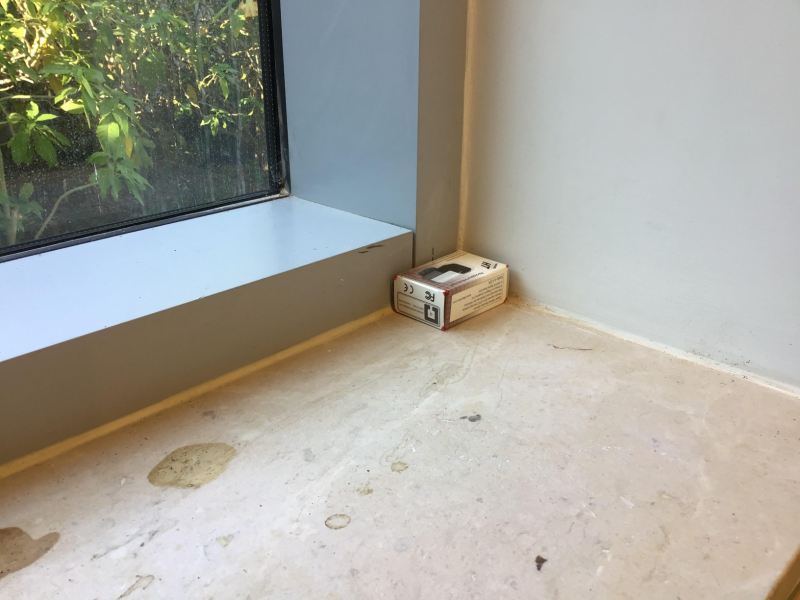
#> input picture img3.jpeg, 1600 x 1200 px (shown at 1/2 size)
$ python main.py
#> lines starting #> are read from the running program, lines starting #| are printed output that depends on the picture
#> further down, img is the input picture: shape (1200, 1600, 3); mean B, G, R 157.8, 166.6, 168
import numpy as np
import cv2
import matplotlib.pyplot as plt

cube = np.array([[10, 0, 0, 1],[20,0,0,1],[20,5,0,1],[10,5,0,1],[10,0,5,1],
                [20,0,5,1],[20,5,5,1],[10,5,5,1]])
surface = np.array([[8,0,0,1],[8,5,0,1],[15,5,0,1],[15,0,0,1]])
chair = np.array([])


# [66 lines left out: functions find_calibration_matrix, paint_object, click_event, not called in this run]


def resize_image(img, scale_percent=50):
#> called with scale_percent = 70
    width = int(img.shape[1] * scale_percent / 100)
#> width = 1120
    height = int(img.shape[0] * scale_percent / 100)
#> height = 840
    dim = (width, height)
#> dim = (1120, 840)
    return cv2.resize(img, dim, interpolation=cv2.INTER_AREA)
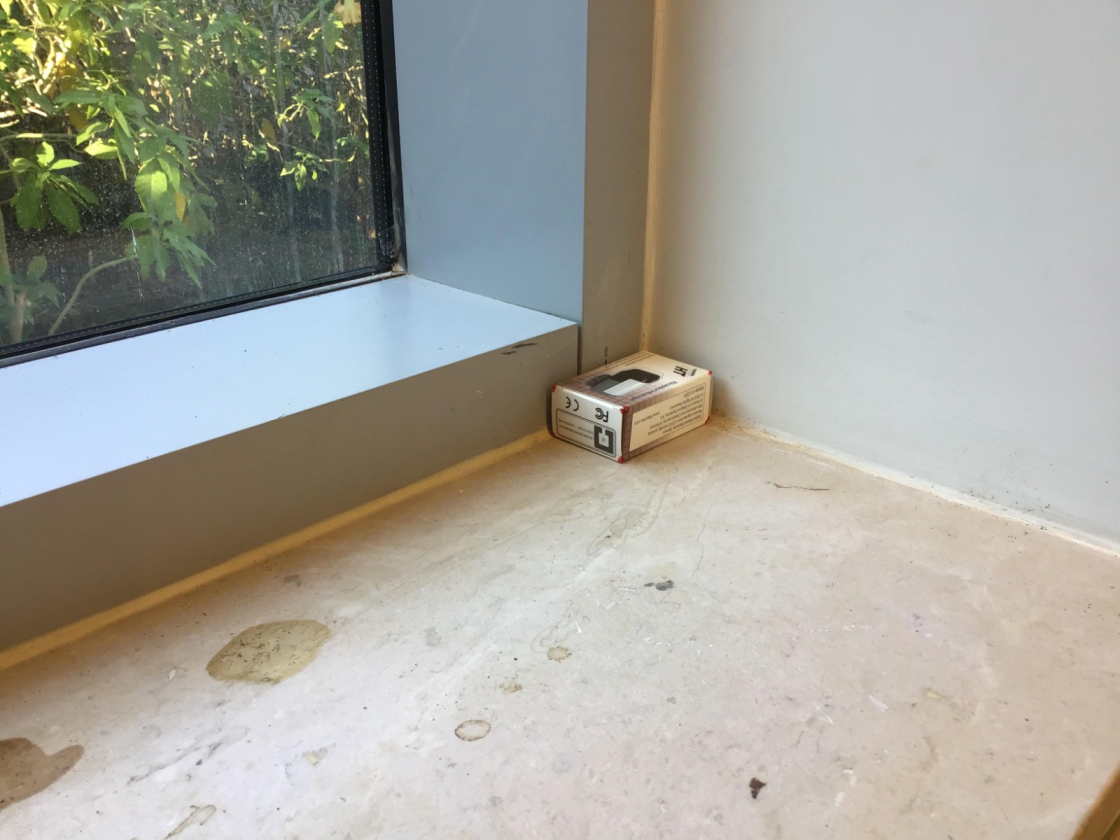
#> returned value: shape (840, 1120, 3); mean of channels 0, 1, 2 157.8, 166.6, 168; drawn as B, G, R


if __name__ == '__main__':
    points = []
    # reading the image
    img = cv2.imread("img3.jpeg", 1)

    resized = resize_image(img, 70)

    # displaying the image
    cv2.imshow('image', resized)

    # setting mouse handler for the image
    # and calling the click_event() function
    cv2.setMouseCallback('image', click_event)

    # wait for a key to be pressed to exit
    cv2.waitKey(0)

$ run again, with img2.jpeg copied over img3.jpeg
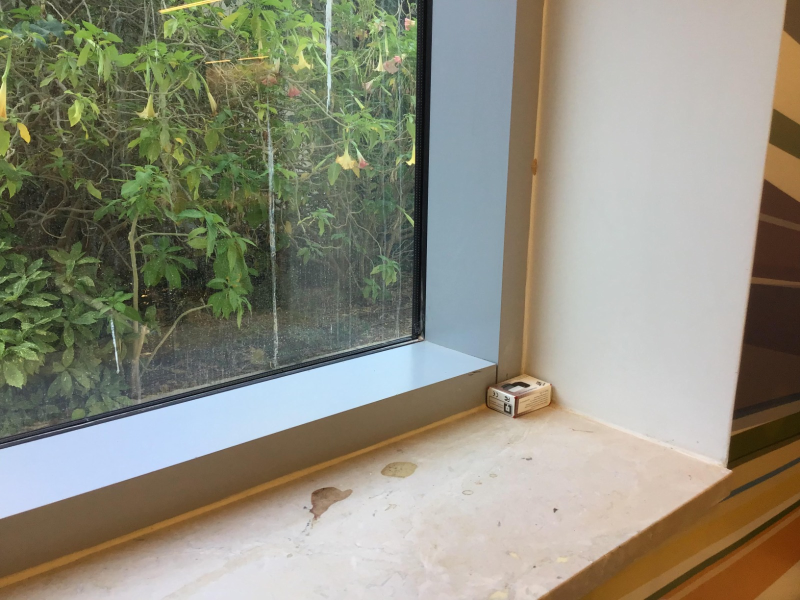
#> input picture img2.jpeg, 1600 x 1200 px (shown at 1/2 size)
#> img is the input picture: shape (1200, 1600, 3); mean B, G, R 126, 141.7, 143.2
#> in resize_image, `return cv2.resize(img, dim, interpolation=cv2.INTER_AREA)`:
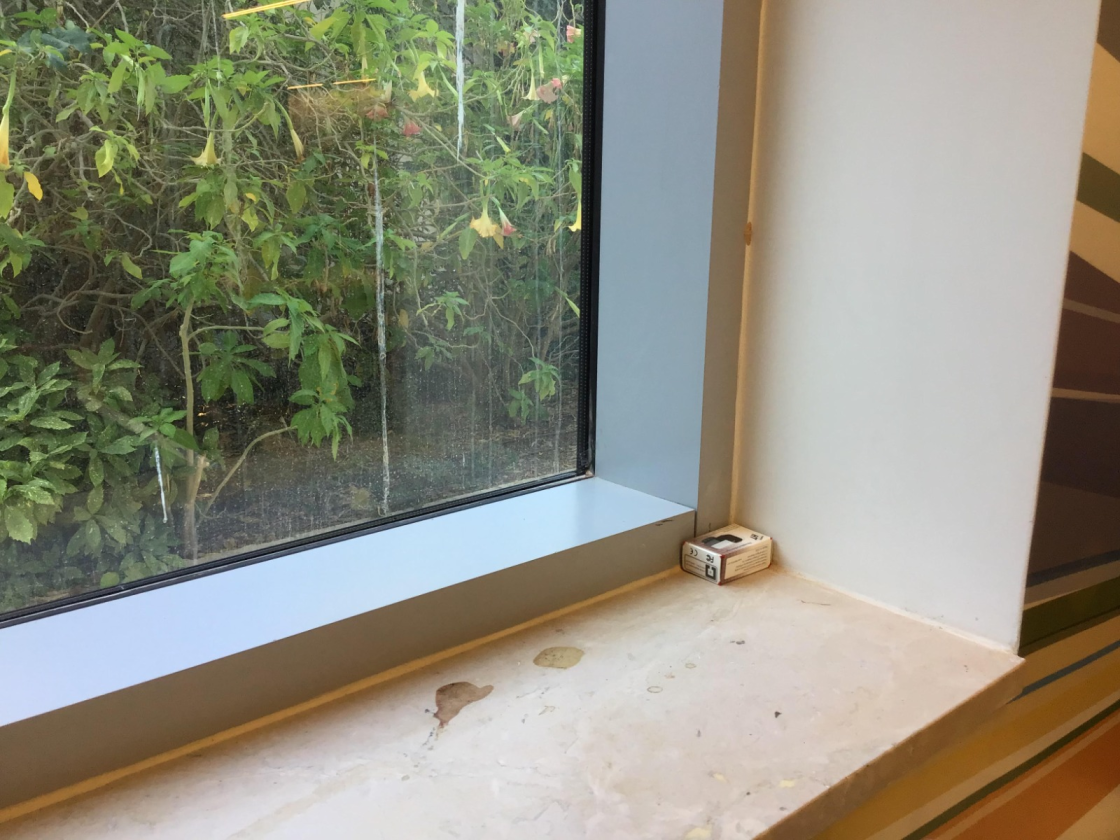
#> returned value: shape (840, 1120, 3); mean of channels 0, 1, 2 126, 141.7, 143.2; drawn as B, G, R

$ run again, with img.jpeg copied over img3.jpeg
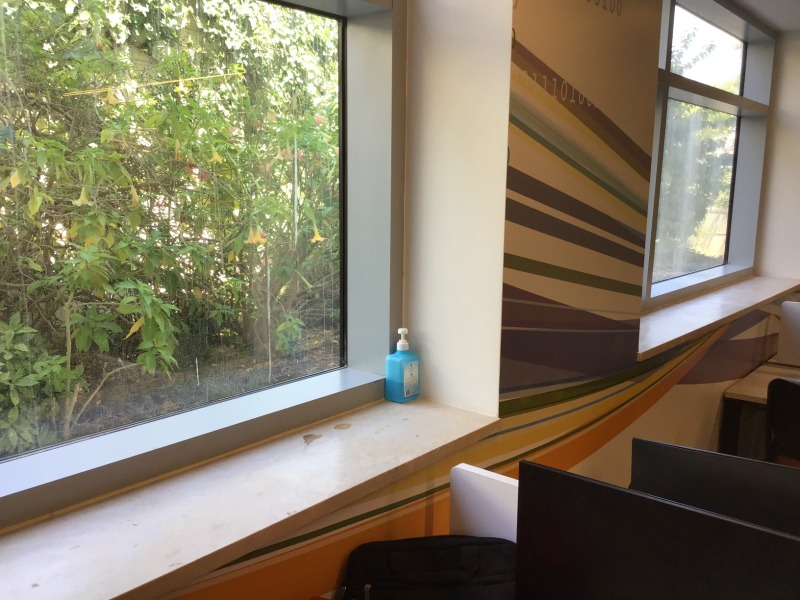
#> input picture img.jpeg, 1600 x 1200 px (shown at 1/2 size)
#> img is the input picture: shape (1200, 1600, 3); mean B, G, R 100.8, 122.1, 129.8
#> in resize_image, `return cv2.resize(img, dim, interpolation=cv2.INTER_AREA)`:
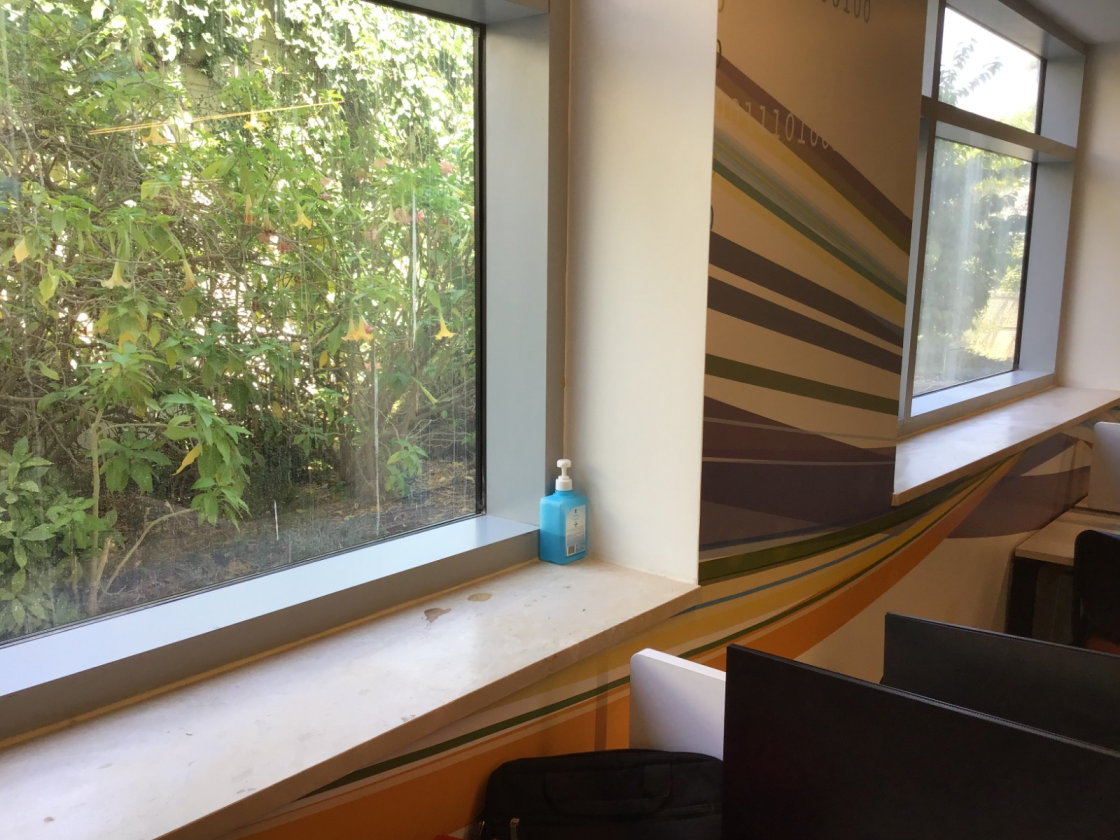
#> returned value: shape (840, 1120, 3); mean of channels 0, 1, 2 100.8, 122.1, 129.8; drawn as B, G, R
